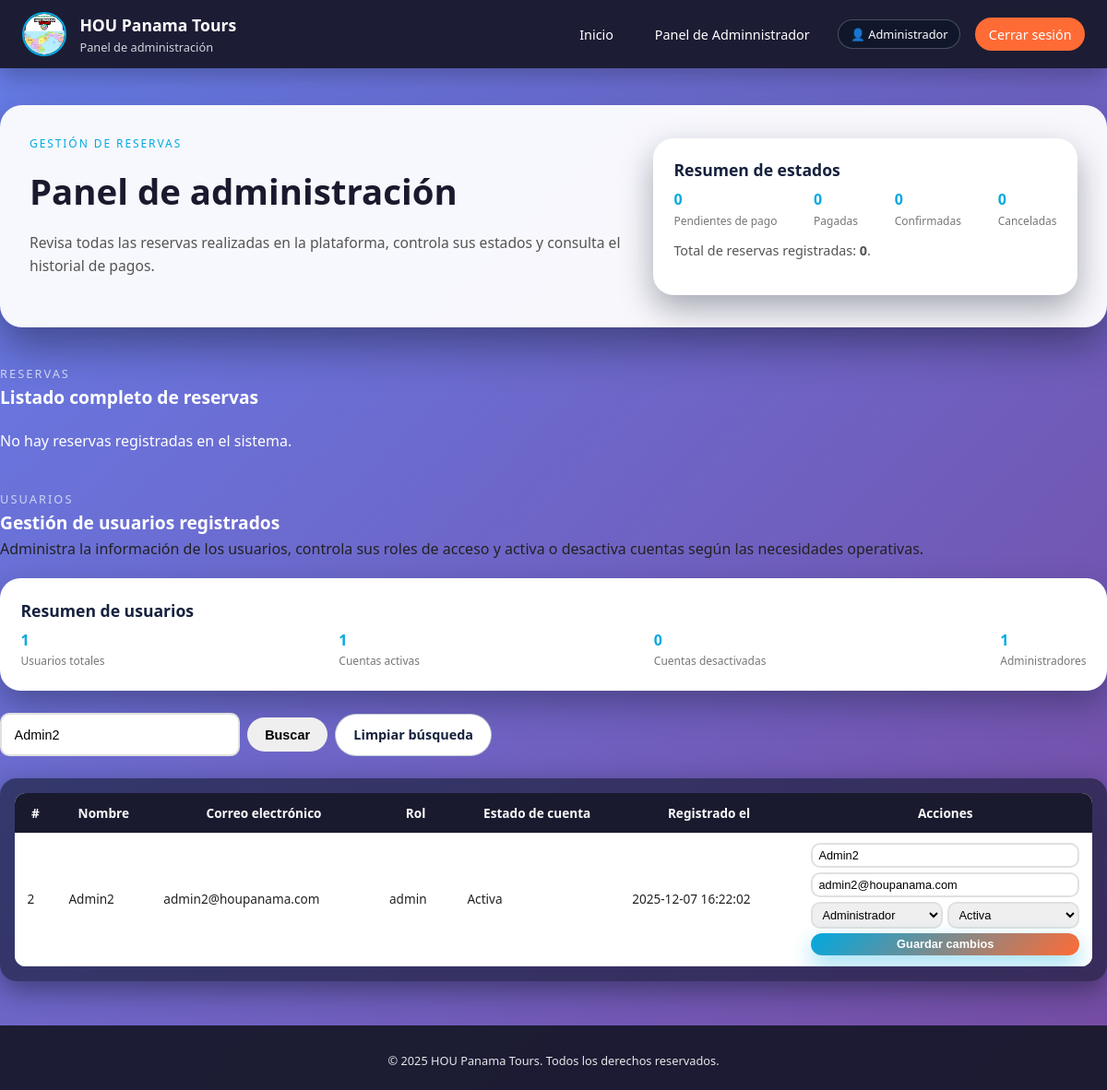
The page /admin.php?buscar_usuario=Admin2 (signed in) on the database its author committed.
### tables this page shows
CREATE TABLE usuarios (
  id INT AUTO_INCREMENT PRIMARY KEY,
  nombre VARCHAR(100) NOT NULL,
  email VARCHAR(120) NOT NULL UNIQUE,
  password_hash VARCHAR(255) NOT NULL,
  rol ENUM('usuario','admin') NOT NULL DEFAULT 'usuario',
  activo TINYINT(1) NOT NULL DEFAULT 1,
  creado_en DATETIME NOT NULL DEFAULT CURRENT_TIMESTAMP
);

### admin.php (the view, shortened to what this page needs)
<?php
require_once 'config.php';
$stmt = $pdo->prepare("SELECT id, nombre, email, rol FROM usuarios WHERE id = ?");
$stmt->execute([$_SESSION['user_id']]);
$usuario = $stmt->fetch(PDO::FETCH_ASSOC);
$stmt = $pdo->prepare("
    SELECT
        r.*,
        u.nombre  AS usuario_nombre,
        u.email   AS usuario_email,
        d.nombre  AS destino_nombre,
        d.provincia AS destino_provincia
    FROM reservas r
    INNER JOIN usuarios u ON r.id_usuario = u.id
    INNER JOIN destinos d ON r.id_destino = d.id
    ORDER BY r.creado_en DESC
");
$stmt->execute();
$reservas = $stmt->fetchAll(PDO::FETCH_ASSOC);
$resumen_estados = [
    'Pendiente de Pago' => 0,
    'Pagado'            => 0,
    'Confirmado'        => 0,
    'Cancelado'         => 0,
];
$buscar_usuario = trim($_GET['buscar_usuario'] ?? '');
$sql_usuarios = "SELECT id, nombre, email, rol, activo, creado_en FROM usuarios";
$params_usuarios = [];
if ($buscar_usuario !== '') {
    $sql_usuarios .= " WHERE nombre LIKE ? OR email LIKE ?";
    $like = '%' . $buscar_usuario . '%';
    $params_usuarios = [$like, $like];
}
$sql_usuarios .= " ORDER BY creado_en DESC";
$stmt_usuarios = $pdo->prepare($sql_usuarios);
$stmt_usuarios->execute($params_usuarios);
$usuarios = $stmt_usuarios->fetchAll(PDO::FETCH_ASSOC);
$resumen_usuarios = [
    'total'     => count($usuarios),
    'activos'   => 0,
    'inactivos' => 0,
    'admins'    => 0,
];
foreach ($usuarios as $u) {
    if ((int)$u['activo'] === 1) {
        $resumen_usuarios['activos']++;
    } else {
        $resumen_usuarios['inactivos']++;
    }
    if ($u['rol'] === 'admin') {
        $resumen_usuarios['admins']++;
    }
}
?>
<!DOCTYPE html>
<html lang="es">
<head>
    <link rel="stylesheet" href="css/style.css">
</head>
<body>
<header class="header">
    <div class="header-inner">
        <div class="brand" onclick="window.location.href='index.php'" style="cursor:pointer;">
            <div class="brand-logo">
                <img src="Imagenes/empresas_hou.jpg"
                alt="HOU Panama Tours"
                style="width:100%;height:100%;object-fit:cover;border-radius:50%;">
            </div>
            <div>
                <div class="brand-title">HOU Panama Tours</div>
                <div class="brand-subtitle">Panel de administración</div>
            </div>
        </div>
        <nav class="nav">
            <a href="index.php">Inicio</a>
            <a href="admin.php">Panel de Adminnistrador</a>
            <span class="user-pill"> 👤 <?php echo htmlspecialchars($usuario['nombre']); ?></span>
            <a href="index.php?logout=1" class="nav-cta">Cerrar sesión</a>
        </nav>
    </div>
</header>
<section class="hero">
    <div class="hero-grid">
        <div>
            <p class="hero-kicker">Gestión de reservas</p>
            <h1 class="hero-title">Panel de administración</h1>
            <p class="hero-subtitle">
                Revisa todas las reservas realizadas en la plataforma, controla sus estados
                y consulta el historial de pagos.
            </p>
        </div>
        <div>
            <div class="card">
                <div class="card-content">
                    <h3 class="card-title">Resumen de estados</h3>
                    <div class="card-stats">
                        <div>
                            <div class="stat-value"><?php echo (int)$resumen_estados['Pendiente de Pago']; ?></div>
                            <div class="stat-label">Pendientes de pago</div>
                        </div>
                        <div>
                            <div class="stat-value"><?php echo (int)$resumen_estados['Pagado']; ?></div>
                            <div class="stat-label">Pagadas</div>
                        </div>
                        <div>
                            <div class="stat-value"><?php echo (int)$resumen_estados['Confirmado']; ?></div>
                            <div class="stat-label">Confirmadas</div>
                        </div>
                        <div>
                            <div class="stat-value"><?php echo (int)$resumen_estados['Cancelado']; ?></div>
                            <div class="stat-label">Canceladas</div>
                        </div>
                    </div>
                    <p class="card-description" style="margin-top:0.7rem;">
                        Total de reservas registradas: <strong><?php echo count($reservas); ?></strong>.
                    </p>
                </div>
            </div>
        </div>
    </div>
</section>
<section class="section">
    <div class="section-header">
        <p class="section-kicker">Reservas</p>
        <h2 class="section-title">Listado completo de reservas</h2>
    </div>
    <?php if (empty($reservas)): ?>
        <p style="color:#fff;margin-top:0.5rem;">
            No hay reservas registradas en el sistema.
        </p>
    <?php endif; ?>
</section>
<section class="section">
    <div class="section-header">
        <p class="section-kicker">Usuarios</p>
        <h2 class="section-title">Gestión de usuarios registrados</h2>
        <p class="section-description">
            Administra la información de los usuarios, controla sus roles de acceso
            y activa o desactiva cuentas según las necesidades operativas.
        </p>
    </div>
    <div class="card" style="margin-bottom:1.5rem;">
        <div class="card-content">
            <h3 class="card-title">Resumen de usuarios</h3>
            <div class="card-stats">
                <div>
                    <div class="stat-value"><?php echo (int)$resumen_usuarios['total']; ?></div>
                    <div class="stat-label">Usuarios totales</div>
                </div>
                <div>
                    <div class="stat-value"><?php echo (int)$resumen_usuarios['activos']; ?></div>
                    <div class="stat-label">Cuentas activas</div>
                </div>
                <div>
                    <div class="stat-value"><?php echo (int)$resumen_usuarios['inactivos']; ?></div>
                    <div class="stat-label">Cuentas desactivadas</div>
                </div>
                <div>
                    <div class="stat-value"><?php echo (int)$resumen_usuarios['admins']; ?></div>
                    <div class="stat-label">Administradores</div>
                </div>
            </div>
        </div>
    </div>
    <form method="get" style="margin-bottom:1rem;display:flex;gap:0.5rem;align-items:center;flex-wrap:wrap;">
        <input
            type="text"
            name="buscar_usuario"
            value="<?php echo htmlspecialchars($buscar_usuario); ?>"
            placeholder="Buscar por nombre o correo"
            class="form-input"
            style="max-width:260px;"
        >
        <button type="submit" class="btn btn-secondary">Buscar</button>
        <?php if ($buscar_usuario !== ''): ?>
            <a href="admin.php" class="btn btn-ghost">Limpiar búsqueda</a>
        <?php endif; ?>
    </form>
    <?php if (empty($usuarios)): ?>
        <p style="color:#fff;margin-top:0.5rem;">
            No hay usuarios registrados que coincidan con el criterio de búsqueda.
        </p>
    <?php else: ?>
        <div class="table-wrapper">
            <table class="table">
                <thead>
                    <tr>
                        <th>#</th>
                        <th>Nombre</th>
                        <th>Correo electrónico</th>
                        <th>Rol</th>
                        <th>Estado de cuenta</th>
                        <th>Registrado el</th>
                        <th>Acciones</th>
                    </tr>
                </thead>
                <tbody>
                <?php foreach ($usuarios as $u): ?>
                    <tr>
                        <td><?php echo (int)$u['id']; ?></td>
                        <td><?php echo htmlspecialchars($u['nombre']); ?></td>
                        <td><?php echo htmlspecialchars($u['email']); ?></td>
                        <td><?php echo htmlspecialchars($u['rol']); ?></td>
                        <td><?php echo (int)$u['activo'] === 1 ? 'Activa' : 'Desactivada'; ?></td>
                        <td><?php echo htmlspecialchars($u['creado_en']); ?></td>
                        <td>
                            <form method="post" style="display:flex;flex-direction:column;gap:0.3rem;min-width:220px;">
                                <input
                                    type="text"
                                    name="nombre"
                                    value="<?php echo htmlspecialchars($u['nombre']); ?>"
                                    class="form-input"
                                    style="padding:0.25rem 0.4rem;font-size:0.8rem;"
                                    placeholder="Nombre completo"
                                >
                                <input
                                    type="email"
                                    name="email"
                                    value="<?php echo htmlspecialchars($u['email']); ?>"
                                    class="form-input"
                                    style="padding:0.25rem 0.4rem;font-size:0.8rem;"
                                    placeholder="Correo electrónico"
                                >
                                <div style="display:flex;gap:0.3rem;">
                                    <select name="rol" class="form-input" style="padding:0.25rem 0.4rem;font-size:0.8rem;">
                                        <option value="admin" <?php echo $u['rol']==='admin'?'selected':''; ?>>Administrador</option>
                                    </select>
                                    <select name="activo" class="form-input" style="padding:0.25rem 0.4rem;font-size:0.8rem;">
                                        <option value="1" <?php echo (int)$u['activo']===1?'selected':''; ?>>Activa</option>
                                    </select>
                                </div>
                                <button type="submit" class="btn btn-primary" style="padding:0.3rem 0.6rem;font-size:0.8rem;">
                                    Guardar cambios
                                </button>
                            </form>
                        </td>
                    </tr>
                <?php endforeach; ?>
                </tbody>
            </table>
        </div>
    <?php endif; ?>
</section>
<footer class="footer">
    <p>© <?php echo date('Y'); ?> HOU Panama Tours. Todos los derechos reservados.</p>
</footer>
</body>
</html>

### style.css (style rules this page uses)
* { box-sizing: border-box; margin: 0; padding: 0; }
:root { --primary: #00A9E0; --secondary: #FF6B35; --dark: #1a1a2e; --light: #f8f9fa; --accent: #16213e; }
body { font-family: 'Segoe UI', Tahoma, Geneva, Verdana, sans-serif; background: linear-gradient(135deg, #667eea 0%, #764ba2 100%); color: #222; line-height: 1.6; }
a { color: inherit; text-decoration: none; }
img { max-width: 100%; display: block; }
.header { background: rgba(26, 26, 46, 0.96); color: #fff; position: sticky; top: 0; z-index: 50; box-shadow: 0 10px 25px rgba(0, 0, 0, 0.25); }
.header-inner { max-width: 1200px; margin: 0 auto; padding: 0.8rem 1.5rem; display: flex; align-items: center; justify-content: space-between; gap: 1rem; }
.brand { display: flex; align-items: center; gap: 0.9rem; }
.brand-logo { width: 48px; height: 48px; border-radius: 50%; overflow: hidden; border: 2px solid var(--primary); }
.brand-title { font-weight: 700; font-size: 1.1rem; }
.brand-subtitle { font-size: 0.8rem; color: #d1d5db; }
.nav { display: flex; align-items: center; gap: 1rem; }
.nav a { font-size: 0.9rem; padding: 0.4rem 0.9rem; border-radius: 999px; position: relative; }
.nav a::after { content: ""; position: absolute; bottom: -5px; left: 0; width: 0; height: 2px; background: var(--primary); transition: width 0.25s; }
.nav-cta { background: var(--secondary); color: #fff; border-radius: 25px; }
.user-pill { font-size: 0.8rem; padding: 0.3rem 0.8rem; border-radius: 999px; background: rgba(15, 23, 42, 0.8); border: 1px solid rgba(148, 163, 184, 0.4); display: inline-flex; align-items: center; gap: 0.4rem; }
.hero { max-width: 1200px; margin: 2.5rem auto; padding: 2rem; background: rgba(255, 255, 255, 0.95); border-radius: 24px; box-shadow: 0 20px 45px rgba(15, 23, 42, 0.45); }
.hero-grid { display: grid; grid-template-columns: minmax(0, 1.4fr) minmax(0, 1fr); gap: 2rem; align-items: center; }
.hero-kicker { text-transform: uppercase; letter-spacing: 0.16em; font-size: 0.75rem; color: var(--primary); margin-bottom: 0.75rem; }
.hero-title { font-size: clamp(2.1rem, 3.2vw, 2.6rem); font-weight: 700; color: var(--dark); margin-bottom: 0.75rem; }
.hero-subtitle { font-size: 0.98rem; color: #555; margin-bottom: 1.4rem; }
.btn { display: inline-flex; align-items: center; justify-content: center; padding: 0.65rem 1.2rem; border-radius: 999px; border: none; cursor: pointer; font-size: 0.9rem; font-weight: 600; transition: transform 0.2s, box-shadow 0.2s, opacity 0.2s; }
.btn-primary { background: linear-gradient(135deg, var(--primary), var(--secondary)); color: white; box-shadow: 0 10px 25px rgba(0, 169, 224, 0.4); }
.btn-ghost { background: #ffffff; color: var(--accent); border: 1px solid rgba(148, 163, 184, 0.6); }
.section { margin: 2.5rem auto; max-width: 1200px; }
.section-header { margin-bottom: 1.2rem; }
.section-title { font-size: 1.2rem; font-weight: 700; color: #fff; }
.section-kicker { font-size: 0.8rem; text-transform: uppercase; letter-spacing: 0.16em; color: #cbd5f5; }
.card { background: white; border-radius: 22px; overflow: hidden; box-shadow: 0 15px 35px rgba(15, 23, 42, 0.35); display: flex; flex-direction: column; }
.card-content { padding: 1.3rem 1.4rem 1.4rem; }
.card-title { font-size: 1.1rem; font-weight: 700; margin-bottom: 0.35rem; color: var(--accent); }
.card-description { font-size: 0.9rem; color: #555; margin-bottom: 0.9rem; }
.card-stats { display: flex; justify-content: space-between; gap: 0.75rem; font-size: 0.8rem; }
.stat-value { font-size: 1rem; font-weight: bold; color: var(--primary); }
.stat-label { font-size: 0.75rem; color: #777; }
.form-input, .form-select, textarea { width: 100%; padding: 0.85rem; border-radius: 10px; border: 2px solid #e0e0e0; font-size: 0.9rem; }
.table-wrapper { background: rgba(15, 23, 42, 0.6); border-radius: 18px; padding: 1rem; box-shadow: 0 10px 30px rgba(15, 23, 42, 0.5); margin-top: 1.5rem; }
.table { width: 100%; border-collapse: collapse; font-size: 0.85rem; background: white; border-radius: 12px; overflow: hidden; }
.table thead { background: var(--dark); color: #f9fafb; }
.table th, .table td { padding: 0.65rem 0.85rem; border-bottom: 1px solid #e5e7eb; }
.table tr:nth-child(odd) td { background: #fff; }
.footer { margin-top: 3rem; padding: 1.8rem 1rem 1.3rem; font-size: 0.8rem; color: #e5e7eb; text-align: center; background: rgba(26, 26, 46, 0.96); }

### rows shown on the page
usuarios: nombre "Administrador"
usuarios: id "2", nombre "Admin2", email "admin2@houpanama.com", rol "admin", shows "Activa", creado_en "2025-12-07 16:22:02", rol "Administrador", activo "Activa"

### other values the page prints
$resumen_estados['Pendiente de Pago'] "0"
$resumen_estados['Pagado'] "0"
$resumen_estados['Confirmado'] "0"
$resumen_estados['Cancelado'] "0"
count($reservas) "0"
$resumen_usuarios['total'] "1"
$resumen_usuarios['activos'] "1"
$resumen_usuarios['inactivos'] "0"
$resumen_usuarios['admins'] "1"
